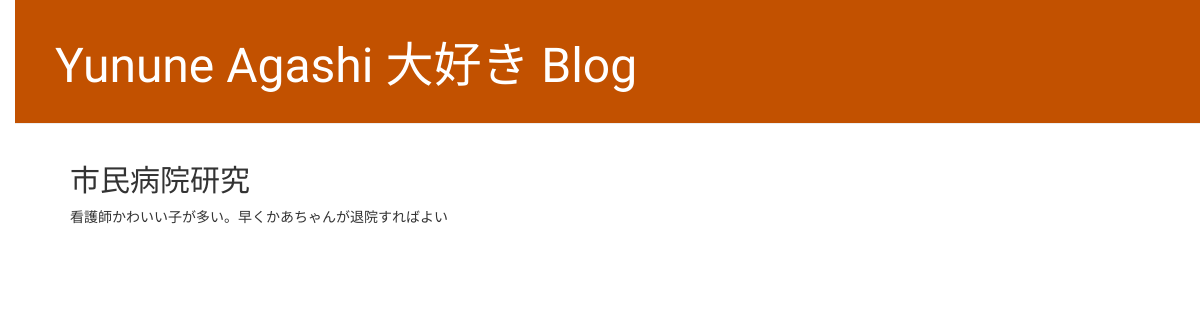
/post/1/, run on an earlier commit of the app's database.
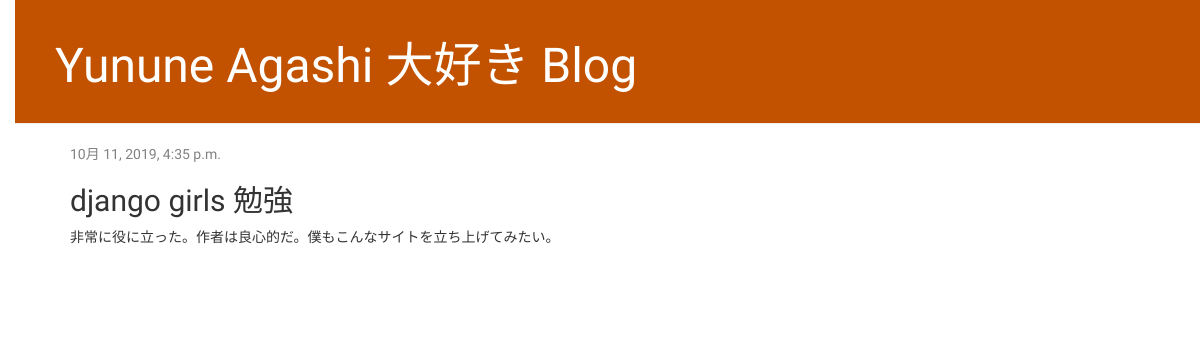
And on a later commit of the database.
### blog/models.py (models this page shows, shortened)
class Post(models.Model):
    author = models.ForeignKey(settings.AUTH_USER_MODEL, on_delete=models.CASCADE)
    title = models.CharField(max_length=200)
    text = models.TextField()
    created_date = models.DateTimeField(default=timezone.now)
    published_date = models.DateTimeField(blank=True, null=True)

### blog/views.py (the view)
# urls.py: path('post/<int:pk>/', views.post_detail, name='post_detail'),
def post_detail(request, pk):
    post = get_object_or_404(Post, pk=pk)
    return render(request, 'blog/post_detail.html', {'post': post})

### blog/templates/blog/post_detail.html (shortened to what this page needs)
{% extends 'blog/base.html' %}
{% block content %}
    <div class="post">
        {% if post.published_date %}
            <div class="date">
                {{ post.published_date }}
            </div>
        {% endif %}
        <h2>{{ post.title }}</h2>
        <p>{{ post.text|linebreaksbr }}</p>
    </div>
{% endblock %}

What changed in the data, as far as the page shows it:
changed Post: published_date (not shown) → "10月 11, 2019, 4:35 p.m."; title "市民病院研究" → "django girls 勉強"; text "看護師かわいい子が多い。早くかあちゃんが退院すればよい" → "非常に役に立った。作者は良心的だ。僕もこんなサイトを立ち上げてみたい。"
